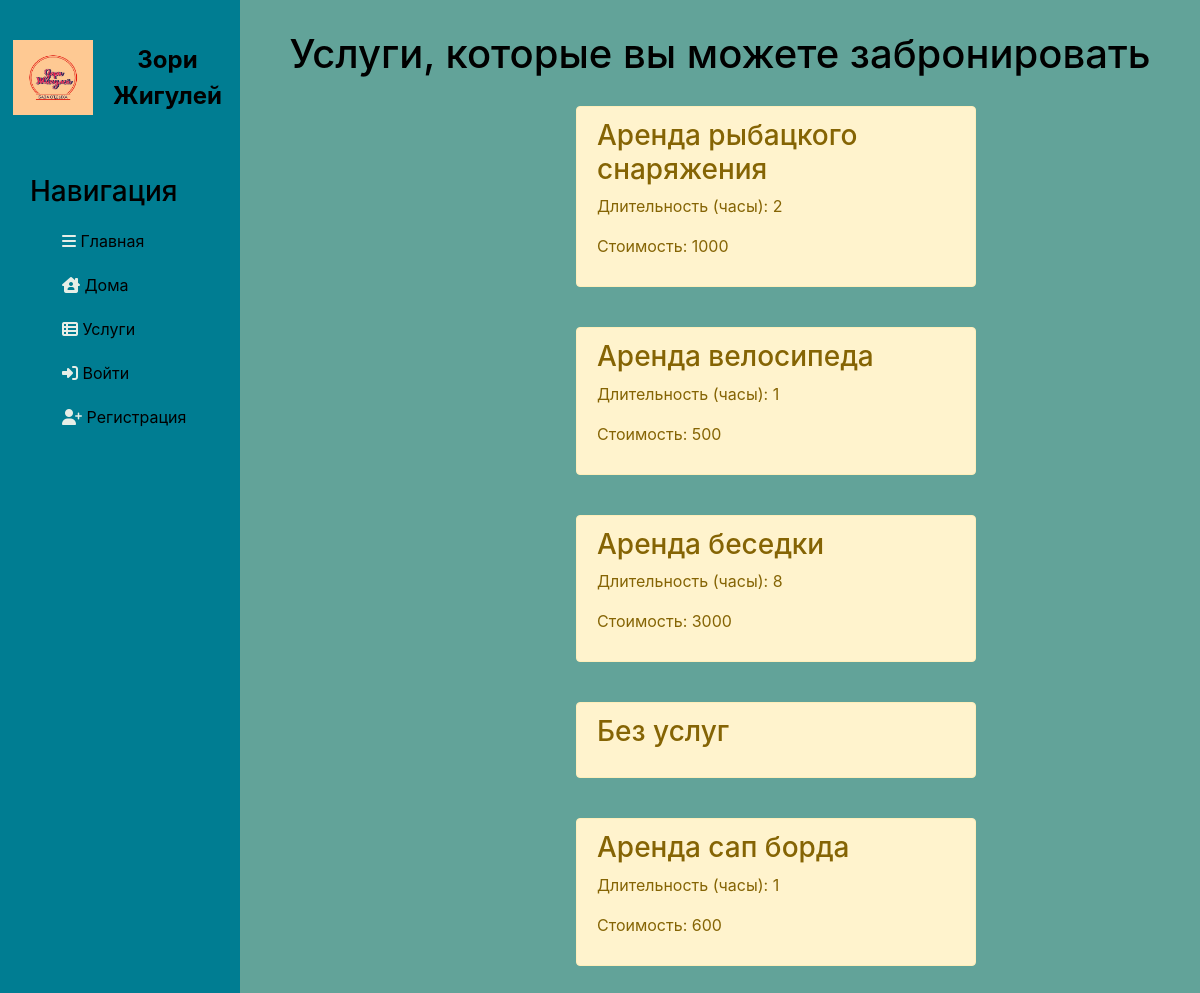
Page /book/serv on the committed database.
### book/models.py (models this page shows, shortened)
class Serv_Info(models.Model):
    serv_name = models.CharField('Наименование услуги', max_length=250)
    lasting = models.CharField('Длительность', max_length=50, null=True, blank=True)
    price = models.CharField('Стоимость', max_length=50, null=True, blank=True)

### book/views.py (the view)
# urls.py: path('serv', views.book_serv, name = 'book_serv'),
def book_serv(request):
    all_serv = view_all(Serv_Info)
    return render(request, 'book/book_serv.html', {'all_serv': all_serv})

### book/views.py (called while the page is built)
def view_all(model):
    return model.objects.all()

### book/templates/book/book_serv.html (shortened to what this page needs)
{% extends 'main_zori/layout.html' %}
{% block content %}
    <div class="features">
      <h1>Услуги, которые вы можете забронировать</h1>
       {% for el in all_serv %}
            <div class = "alert alert-warning">
                <h3> {{ el.serv_name }} </h3>
                {% if el.lasting %}
                    <p> Длительность (часы):  {{ el.lasting }} </p>
                {% else %}
                    <p></p>
                {% endif %}
                {% if el.price %}
                    <p> Стоимость:  {{ el.price }} </p>
                {% else %}
                    <p></p>
                {% endif %}
            </div>
        {% endfor %}
    </div>
{% endblock %}

### main_zori/static/main_zori/css/main_zori.css (style rules this page uses)
body { background: #62a399; }
main .features { float: left; color: #000000; margin: 30px; text-align: center; width: 75%; }
.alert-warning { float: left; clear: both; width: 400px; margin: 20px 34%; text-align: left; }

### rows in the picture
Serv_Info: serv_name "Аренда рыбацкого снаряжения", lasting "2", price "1000"
Serv_Info: serv_name "Аренда велосипеда", lasting "1", price "500"
Serv_Info: serv_name "Аренда беседки", lasting "8", price "3000"
Serv_Info: serv_name "Без услуг"
Serv_Info: serv_name "Аренда сап борда", lasting "1", price "600"
